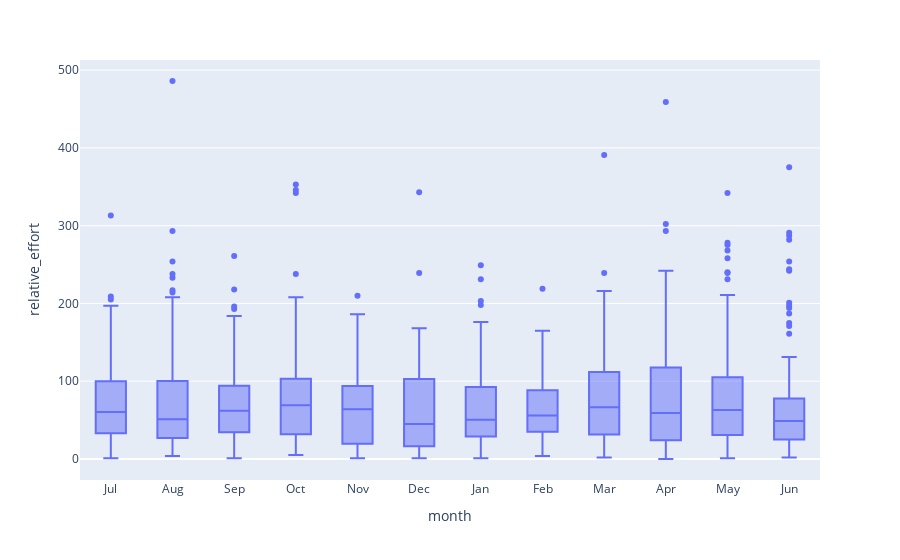

The notebook cell this image was saved under:
### Code cell
#Plot relative effort
fig = px.box(data_strava, x="month",y="relative_effort")
fig.show()

### Figure 1 — Plotly figure (JSON) as saved in the notebook; plotly's stock layout.template omitted (floating-point values rounded to 4 significant figures; data arrays with more than 128 entries replaced by an {"elided": "..."} marker saying what was removed)
{"data": [{"alignmentgroup": "True", "hovertemplate": "month=%{x}<br>relative_effort=%{y}<extra></extra>", "legendgroup": "", "marker": {"color": "#636efa"}, "name": "", "notched": false, "offsetgroup": "", "orientation": "v", "showlegend": false, "type": "box", "x": {"elided": "1738 str values"}, "x0": " ", "xaxis": "x", "y": {"elided": "1738 int values"}, "y0": " ", "yaxis": "y"}], "layout": {"boxmode": "group", "legend": {"tracegroupgap": 0}, "margin": {"t": 60}, "xaxis": {"anchor": "y", "domain": [0, 1], "title": {"text": "month"}}, "yaxis": {"anchor": "x", "domain": [0, 1], "title": {"text": "relative_effort"}}}}
